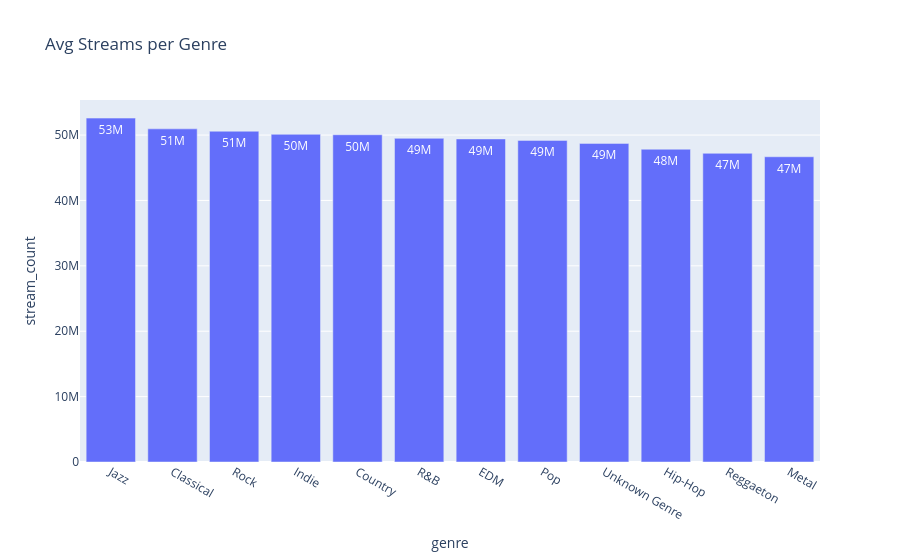

Notebook code cell kept with this figure:
### Code cell
g = df.groupby('genre', as_index=False)['stream_count'].mean().sort_values('stream_count', ascending=False)
fig2 = px.bar(g, x='genre', y='stream_count', text_auto='.2s', title='Avg Streams per Genre')
fig2.show()

### Figure 1 — Plotly figure (JSON) as saved in the notebook; plotly's stock layout.template omitted (floating-point values rounded to 4 significant figures)
{"data": [{"alignmentgroup": "True", "hovertemplate": "genre=%{x}<br>stream_count=%{y}<extra></extra>", "legendgroup": "", "marker": {"color": "#636efa", "pattern": {"shape": ""}}, "name": "", "offsetgroup": "", "orientation": "v", "showlegend": false, "textposition": "auto", "texttemplate": "%{y:.2s}", "type": "bar", "x": ["Jazz", "Classical", "Rock", "Indie", "Country", "R&B", "EDM", "Pop", "Unknown Genre", "Hip-Hop", "Reggaeton", "Metal"], "xaxis": "x", "y": [52590000.0, 50950000.0, 50590000.0, 50110000.0, 50050000.0, 49500000.0, 49410000.0, 49190000.0, 48730000.0, 47840000.0, 47210000.0, 46680000.0], "yaxis": "y"}], "layout": {"barmode": "relative", "legend": {"tracegroupgap": 0}, "title": {"text": "Avg Streams per Genre"}, "xaxis": {"anchor": "y", "domain": [0, 1], "title": {"text": "genre"}}, "yaxis": {"anchor": "x", "domain": [0, 1], "title": {"text": "stream_count"}}}}
